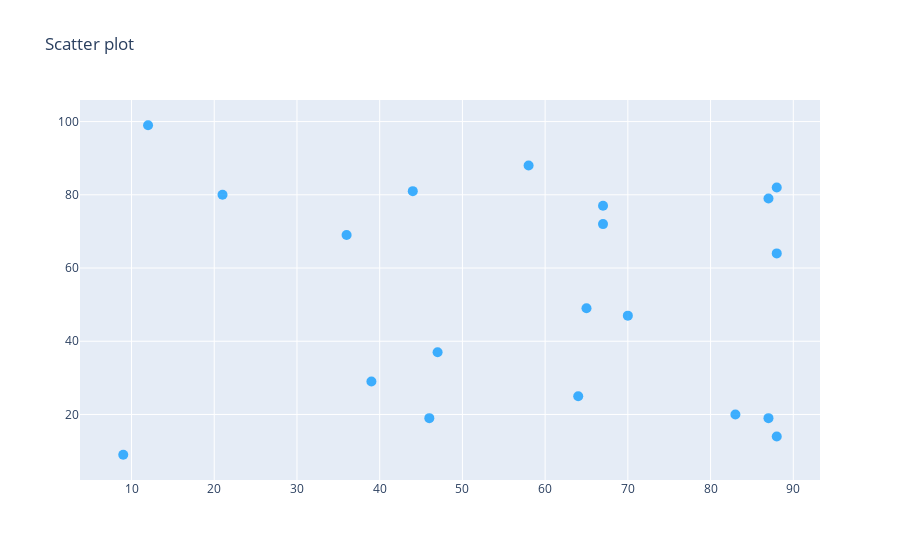

The code cell stored with this chart in its notebook:
### Markdown cell above
- 2 numeric variables
- One x might have multiple corresponding y values

### Code cell
np.random.seed(0) 
n = 20
x=np.random.randint(0,100,n)
y=np.random.randint(0,100,n)
data = [go.Scatter(x=x,
                   y=y,
                   text = [str(i) for i in (zip(x,y))],
                   textposition = 'top left',
                   marker = dict(
            color = 'rgba(17, 157, 255, 0.8)',
            size = 10),
                   mode = 'markers')]
layout = go.Layout(title = 'Scatter plot')
fig = go.Figure(data= data,layout=layout)
iplot(fig)

### Figure 1 — Plotly figure (JSON) as saved in the notebook; plotly's stock layout.template omitted (floating-point values rounded to 4 significant figures)
{"data": [{"marker": {"color": "rgba(17, 157, 255, 0.8)", "size": 10}, "mode": "markers", "text": ["(44, 81)", "(47, 37)", "(64, 25)", "(67, 77)", "(67, 72)", "(9, 9)", "(83, 20)", "(21, 80)", "(36, 69)", "(87, 79)", "(70, 47)", "(88, 64)", "(88, 82)", "(12, 99)", "(58, 88)", "(65, 49)", "(39, 29)", "(87, 19)", "(46, 19)", "(88, 14)"], "textposition": "top left", "type": "scatter", "x": [44, 47, 64, 67, 67, 9, 83, 21, 36, 87, 70, 88, 88, 12, 58, 65, 39, 87, 46, 88], "y": [81, 37, 25, 77, 72, 9, 20, 80, 69, 79, 47, 64, 82, 99, 88, 49, 29, 19, 19, 14]}], "layout": {"title": {"text": "Scatter plot"}}}
